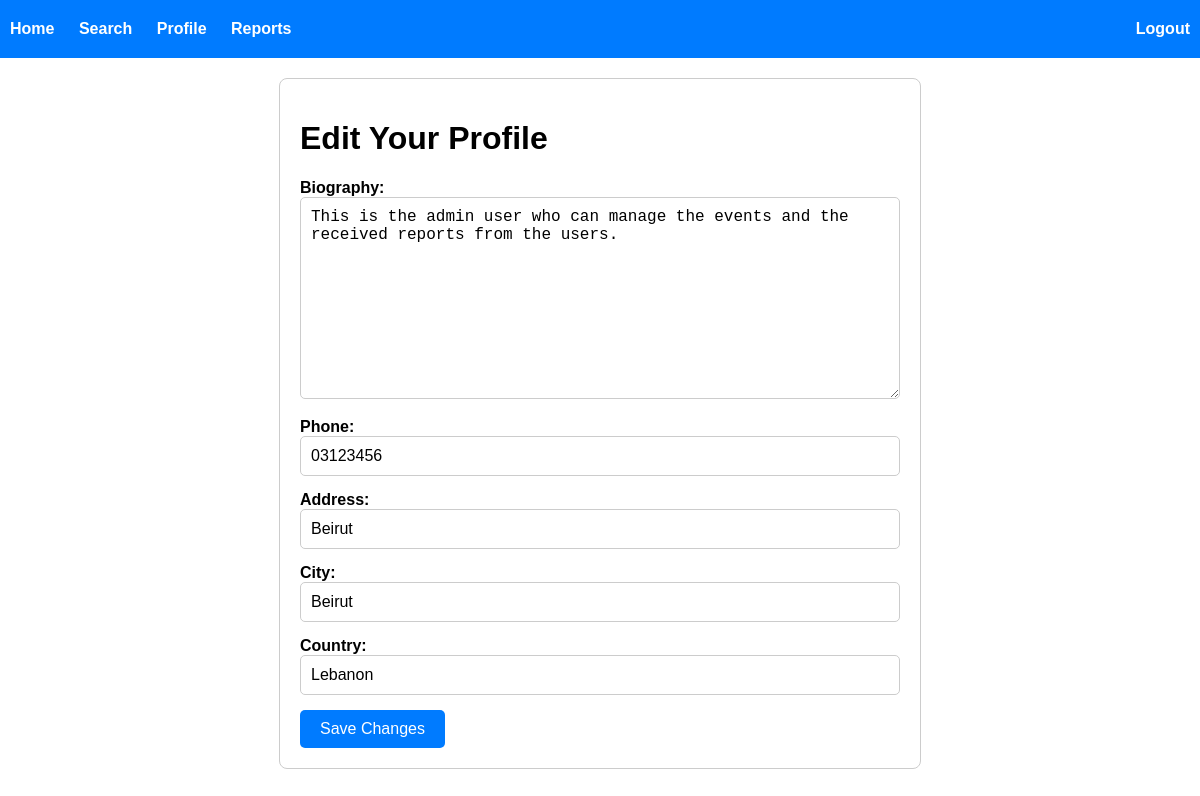
The page /edit_profile (signed in) on the database its author committed.
### event_management/models.py (models this page shows, shortened)
class UserProfile(AbstractUser):
    biography = models.TextField(null=True, blank=True)
    phone = models.CharField(max_length=100, null=True, blank=True)
    address = models.CharField(max_length=100, null=True, blank=True)
    city = models.CharField(max_length=100, null=True, blank=True)
    country = models.CharField(max_length=100, null=True, blank=True)
    followers_count = models.IntegerField(default=0)

### event_management/views.py (the view)
# urls.py: path('edit_profile', views.edit_profile, name="edit_profile"),
@login_required(login_url="my_login")
def edit_profile(request):
    if request.method == 'POST':
        print(request.POST)
        profile_form = ProfileCompletionForm(request.POST, user=request.user)
        if profile_form.is_valid():
            profile_form.save()
            return redirect('profile')
    else:
        profile_form = ProfileCompletionForm(user=request.user)
    return render(request, 'edit_profile.html', {'profile_form': profile_form})

### event_management/forms.py (shortened to what this page needs)
class ProfileCompletionForm(forms.ModelForm):
    class Meta:
        model = UserProfile
        fields = ['biography', 'phone', 'address', 'city', 'country']
        widgets = {
            'biography': forms.Textarea(attrs={'class': 'form-control', 'placeholder': 'Biography'}),
            'phone': forms.TextInput(attrs={'class': 'form-control', 'placeholder': 'Phone'}),
            'address': forms.TextInput(attrs={'class': 'form-control', 'placeholder': 'Address'}),
            'city': forms.TextInput(attrs={'class': 'form-control', 'placeholder': 'City'}),
            'country': forms.TextInput(attrs={'class': 'form-control', 'placeholder': 'Country'}),
        }
    def __init__(self, *args, **kwargs):
        self.user = kwargs.pop('user', None)
        super(ProfileCompletionForm, self).__init__(*args, **kwargs)
        if self.user:
            user_profile = self.user
            self.fields['biography'].initial = self.user.biography
            self.fields['phone'].initial = self.user.phone
            self.fields['address'].initial = self.user.address
            self.fields['city'].initial = self.user.city
            self.fields['country'].initial = self.user.country

### event_management/templates/edit_profile.html (shortened to what this page needs)
{% extends 'base.html' %}
{% block content %}
<div class="profile-form">
    <h1>Edit Your Profile</h1>
    <form method="post" enctype="multipart/form-data">
        <div class="form-group">
            {{ profile_form.biography.label_tag }} {{ profile_form.biography }}
        </div>
        <div class="form-group">
            {{ profile_form.phone.label_tag }} {{ profile_form.phone }}
        </div>
        <div class="form-group">
            {{ profile_form.address.label_tag }} {{ profile_form.address }}
        </div>
        <div class="form-group">
            {{ profile_form.city.label_tag }} {{ profile_form.city }}
        </div>
        <div class="form-group">
            {{ profile_form.country.label_tag }} {{ profile_form.country }}
        </div>
        <button type="submit" class="btn btn-primary">Save Changes</button>
    </form>
</div>
{% endblock %}

### event_management/templates/base.html (style rules this page uses)
body { font-family: Arial, sans-serif; margin: 0; padding: 0; }

### event_management/templates/edit_profile.html (style rules this page uses)
.profile-form { max-width: 600px; margin: 0 auto; padding: 20px; border: 1px solid #ccc; border-radius: 8px; background-color: #fff; }
.form-group { margin-bottom: 15px; }
.form-group label { font-weight: bold; }
.form-group input[type="text"], .form-group input[type="email"], .form-group input[type="password"], .form-group textarea { width: 100%; padding: 10px; font-size: 16px; border: 1px solid #ccc; border-radius: 5px; box-sizing: border-box; }
.btn { padding: 10px 20px; font-size: 16px; cursor: pointer; border: none; border-radius: 5px; margin-right: 10px; background-color: #007bff; color: #fff; text-decoration: none; }

### rows shown on the page
UserProfile: biography "This is the admin user who can manage the events and the received reports from the users.", phone "03123456", address "Beirut", city "Beirut", country "Lebanon"

### other values the page prints
{{ profile_form.biography.label_tag }} "Biography:"
{{ profile_form.phone.label_tag }} "Phone:"
{{ profile_form.address.label_tag }} "Address:"
{{ profile_form.city.label_tag }} "City:"
{{ profile_form.country.label_tag }} "Country:"
